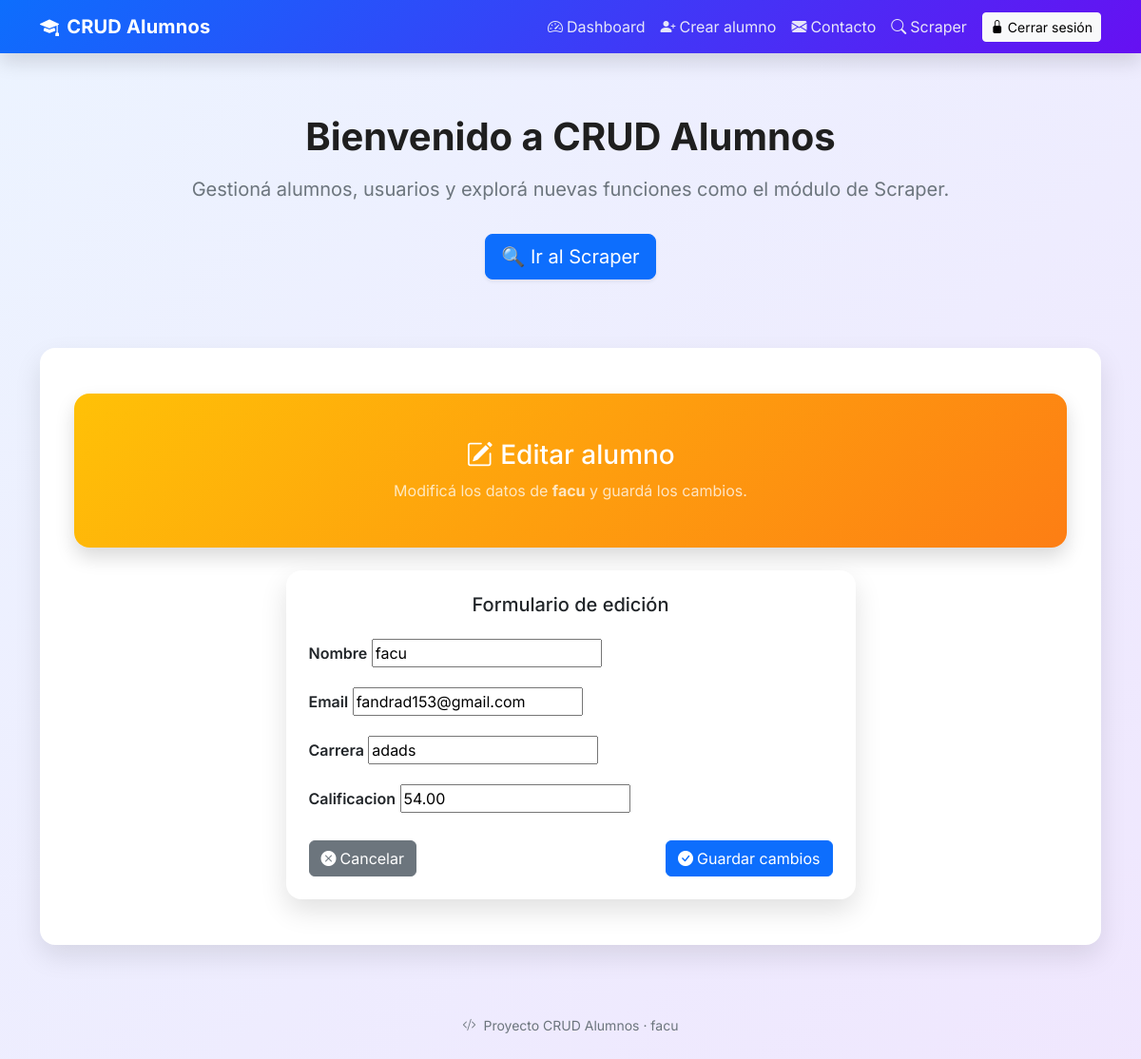
The app's page /editar/10/ (signed in) with its own data.
### alumnos/models.py (models this page shows, shortened)
class Alumno(models.Model):
    usuario = models.ForeignKey(User, on_delete=models.CASCADE)
    nombre = models.CharField(max_length=100)
    email = models.EmailField()
    carrera = models.CharField(max_length=100)
    creado = models.DateTimeField(auto_now_add=True)
    calificacion = models.DecimalField(max_digits=4, decimal_places=2, blank=True, null=True)

### alumnos/views.py (the view)
# urls.py: path("editar/<int:alumno_id>/", views.editar_alumno, name="editar_alumno"),
@login_required
def editar_alumno(request, alumno_id):
    alumno = get_object_or_404(Alumno, id=alumno_id, usuario=request.user)
    if request.method == "POST":
        form = AlumnoForm(request.POST, instance=alumno)
        if form.is_valid():
            form.save()
            messages.success(request, f"Alumno {alumno.nombre} actualizado correctamente ✏️")
            return redirect("dashboard")
    else:
        form = AlumnoForm(instance=alumno)
    return render(request, "alumnos/editar.html", {"form": form, "alumno": alumno})

### alumnos/forms.py
class AlumnoForm(forms.ModelForm):
    class Meta:
        model = Alumno
        fields = ["nombre", "email", "carrera", "calificacion"]

### alumnos/templates/alumnos/editar.html (shortened to what this page needs)
{% extends "base.html" %}
{% block content %}
<div class="container py-4">
  <div class="editar-hero p-4 p-md-5 mb-4 text-center">
    <h1 class="h3 mb-2"><i class="bi bi-pencil-square me-2"></i>Editar alumno</h1>
    <p class="mb-0 opacity-75">Modificá los datos de <strong>{{ alumno.nombre }}</strong> y guardá los cambios.</p>
  </div>
  <div class="row justify-content-center">
    <div class="col-md-8 col-lg-7">
      <div class="card editar-card">
        <div class="card-body p-4">
          <h2 class="h5 mb-4 text-center">Formulario de edición</h2>
          <form method="post" novalidate>
            {% for field in form %}
              <div class="mb-3">
                <label for="{{ field.id_for_label }}" class="form-label">{{ field.label }}</label>
                {{ field }}
              </div>
            {% endfor %}
            <div class="mt-4 d-flex justify-content-between align-items-center">
              <a href="{% url 'dashboard' %}" class="btn btn-secondary btn-icon">
                <i class="bi bi-x-circle-fill me-1"></i>Cancelar
              </a>
              <button type="submit" class="btn btn-primary btn-icon">
                <i class="bi bi-check-circle-fill me-1"></i>Guardar cambios
              </button>
            </div>
          </form>
        </div>
      </div>
    </div>
  </div>
</div>
{% endblock %}

### templates/base.html (shortened to what this page needs)
<!DOCTYPE html>
<html lang="es">
<head>
  <link href="https://cdn.jsdelivr.net/npm/bootstrap@5.3.2/dist/css/bootstrap.min.css" rel="stylesheet">
  <link href="https://cdn.jsdelivr.net/npm/bootstrap-icons@1.11.3/font/bootstrap-icons.css" rel="stylesheet">
</head>
<body>
  <nav class="navbar navbar-expand-lg navbar-dark">
    <div class="container">
      <a class="navbar-brand" href="{% url 'dashboard' %}">
        <i class="bi bi-mortarboard-fill me-2"></i>CRUD Alumnos
      </a>
      <div class="collapse navbar-collapse" id="navbarNav">
        <ul class="navbar-nav ms-auto align-items-lg-center">
          <li class="nav-item">
            <a class="nav-link" href="{% url 'dashboard' %}">
              <i class="bi bi-speedometer2 me-1"></i>Dashboard
            </a>
          </li>
          <li class="nav-item">
            <a class="nav-link" href="{% url 'crear_alumno' %}">
              <i class="bi bi-person-plus-fill me-1"></i>Crear alumno
            </a>
          </li>
          <li class="nav-item">
            <a class="nav-link" href="{% url 'contacto' %}">
              <i class="bi bi-envelope-fill me-1"></i>Contacto
            </a>
          </li>
          <li class="nav-item">
            <a class="nav-link" href="{% url 'scraper_home' %}">
              <i class="bi bi-search me-1"></i>Scraper
            </a>
          </li>
          {% if user.is_authenticated %}
          <li class="nav-item ms-lg-2">
            <form action="{% url 'logout' %}" method="post" class="d-inline">
              <button type="submit" class="btn btn-light btn-sm">
                <i class="bi bi-lock-fill me-1"></i>Cerrar sesión
              </button>
            </form>
          </li>
          {% endif %}
        </ul>
      </div>
    </div>
  </nav>
  <div class="container hero">
    <h1>Bienvenido a CRUD Alumnos</h1>
    <p>Gestioná alumnos, usuarios y explorá nuevas funciones como el módulo de Scraper.</p>
    <a href="{% url 'scraper_home' %}" class="btn btn-lg btn-primary shadow-sm">
      🔍 Ir al Scraper
    </a>
  </div>
  <div class="container page-container mt-4">
    <div class="section-card p-3 p-md-4">
      {% block content %}{% endblock %}
    </div>
  </div>
  <footer class="container text-center py-4">
    <small>
      <i class="bi bi-code-slash me-1"></i>
      Proyecto CRUD Alumnos · {{ user.username|default:"Invitado" }}
    </small>
  </footer>
</body>
</html>

### templates/base.html (style rules this page uses)
:root { --brand-1:#0d6efd; --brand-2:#6610f2; --text:#1f1f1f; --muted:#6c757d; --surface:#ffffff; }
html, body { height: 100%; }
body { font-family: "Inter", system-ui, -apple-system, "Segoe UI", Roboto, "Helvetica Neue", Arial, "Noto Sans", "Apple Color Emoji", "Segoe UI Emoji"; background: linear-gradient(135deg, rgba(13,110,253,.08), rgba(102,16,242,.10)); color: var(--text); }
.navbar { box-shadow: 0 10px 20px rgba(0,0,0,.12); background: linear-gradient(135deg, var(--brand-1), var(--brand-2)); }
.navbar-brand { font-weight: 700; letter-spacing: .2px; }
.nav-link { color: #f8f9fa !important; opacity: .9; }
.page-container { padding-bottom: 3rem; }
.section-card { background: var(--surface); border: 0; border-radius: 1rem; box-shadow: 0 12px 28px rgba(0,0,0,.10); }
.hero { text-align: center; padding: 3rem 1rem; }
.hero h1 { font-weight: 700; margin-bottom: 1rem; }
.hero p { font-size: 1.25rem; color: var(--muted); margin-bottom: 2rem; }
footer { color: var(--muted); }

### alumnos/templates/alumnos/editar.html (style rules this page uses)
.editar-hero { background: linear-gradient(135deg, #ffc107, #fd7e14); color: #fff; border-radius: 1rem; box-shadow: 0 10px 20px rgba(0,0,0,.15); }
.editar-card { border: 0; border-radius: 1rem; box-shadow: 0 12px 28px rgba(0,0,0,.12); }
.form-label { font-weight: 600; }

### records on screen
Alumno: nombre "facu", form "facu" "fandrad153@gmail.com" "adads" "54.00"

### other values on screen
{{ field.label }} "Nombre" "Email" "Carrera" "Calificacion"
{{ user.username|default:"Invitado" }} "facu"
